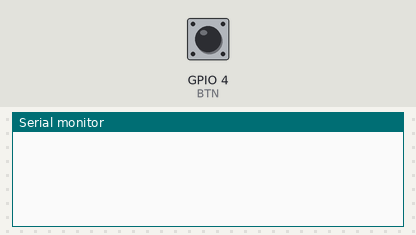
Recording of a program running on a simulated ESP32-S3. On the bench: the last lines printed to the serial monitor. The test bench sets the inputs (shaded band); at power-on: GPIO 4 (BTN) HIGH.

Above: at 1.2 s.
1.3 s: GPIO 4 (BTN) pulled LOW for 0.15 s
At 1.43 s:
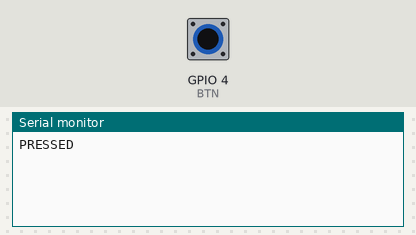
At 2.9 s:
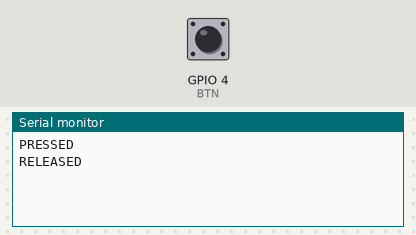

Measured:
- after the input at 1.3 s, the serial monitor: prints a new line at once (image 1)

The program:

main.cpp
```cpp
#include <Arduino.h>
#define BTN 4
QueueHandle_t q; struct Ev{bool pressed; uint32_t ms;};
void IRAM_ATTR isr(){ bool p=(digitalRead(BTN)==LOW); uint32_t t=millis(); Ev e{p,t}; BaseType_t hp=pdFALSE; xQueueSendFromISR(q,&e,&hp); if(hp) portYIELD_FROM_ISR(); }
void BtnTask(void *){
  pinMode(BTN,INPUT_PULLUP);
  for(Ev e;;){ if(xQueueReceive(q,&e,portMAX_DELAY)==pdTRUE){ if(e.pressed) Serial.println("PRESSED"); else Serial.println("RELEASED"); } }
}
void setup(){ Serial.begin(115200); q=xQueueCreate(8,sizeof(Ev)); attachInterrupt(digitalPinToInterrupt(BTN),isr,CHANGE); xTaskCreatePinnedToCore(BtnTask,"btn",2048,nullptr,2,nullptr,1); }
void loop(){}
```
